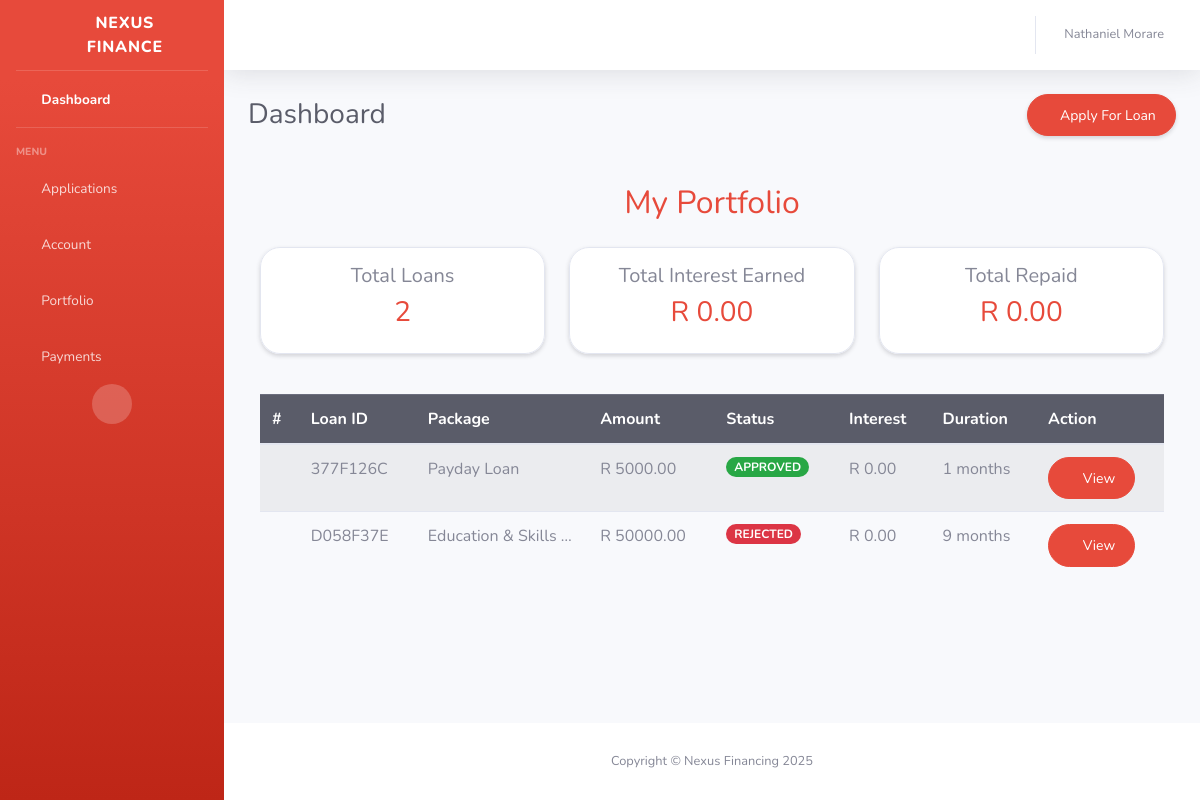
/my-portfolio/ (signed in), run on an earlier commit of the app's database.
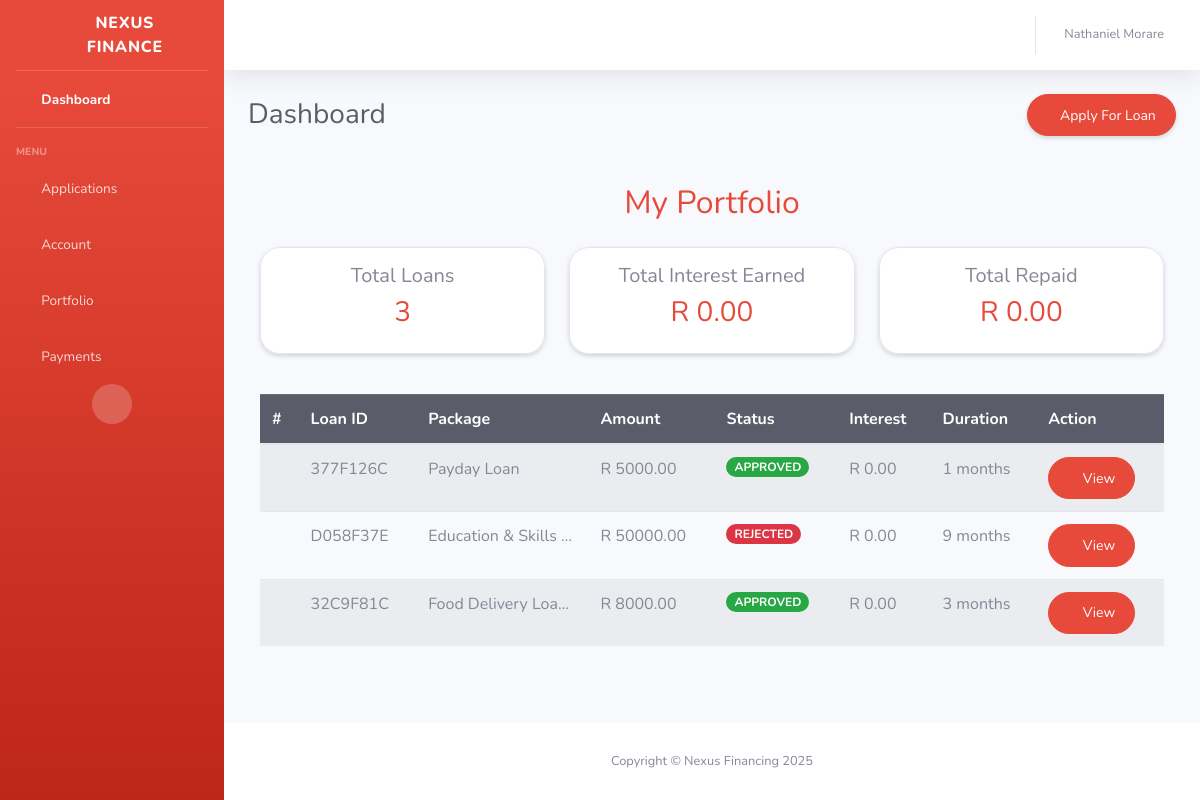
And on a later commit of the database.
### loans_project/models/loans.py (models this page shows, shortened)
class Loan(models.Model):
    id = models.UUIDField(primary_key=True, default=uuid.uuid4, editable=False)
    user = models.ForeignKey(User, on_delete=models.CASCADE, related_name="loans")
    loan_id = models.CharField(max_length=100, unique=True)  # external reference
    package = models.CharField(max_length=100)               # e.g. "Payday Loan"
    loan_term = models.CharField(max_length=50)              # short/mid/long term
    interest_rate = models.DecimalField(max_digits=5, decimal_places=2)  # %
    duration_months = models.IntegerField()                  # months
    amount = models.DecimalField(max_digits=12, decimal_places=2)
    reason = models.TextField(blank=True, null=True)
    applied_at = models.DateTimeField(auto_now_add=True)
    status = models.CharField(max_length=50, default="PENDING")
    first_name = models.CharField(max_length=150)
    last_name = models.CharField(max_length=150)
    citizen = models.BooleanField(default=True)
    id_number = models.CharField(max_length=20)
    email = models.EmailField()
    phone = models.CharField(max_length=20)
    address = models.TextField()
    postal_code = models.CharField(max_length=10)
    city = models.CharField(max_length=100)
    province = models.CharField(max_length=100)
    company = models.CharField(max_length=150, blank=True, null=True)
    position = models.CharField(max_length=150, blank=True, null=True)
    salary = models.DecimalField(max_digits=12, decimal_places=2, blank=True, null=True)
    id_document = models.FileField(upload_to="documents/id/")
    proof_of_income = models.FileField(upload_to="documents/income/")
    proof_of_residence = models.FileField(upload_to="documents/residence/")
    employment_doc = models.FileField(upload_to="documents/employment/")

### loans_project/views/client_views.py (the view)
# urls.py: path('my-portfolio/', portfolio, name='portfolio'),
@login_required(login_url='/login/')
def portfolio(request):
    loans = Loan.objects.filter(user=request.user)
    interests = Interest.objects.filter(user=request.user)
    repayments = Repayment.objects.filter(user=request.user)
    total_loans = Loan.objects.filter(user=request.user, status='APPROVED') \
                              .aggregate(total=Sum('amount'))['total'] or 0
    total_paid = Repayment.objects.filter(user=request.user, status='SUCCESS') \
                                  .aggregate(total=Sum('amount'))['total'] or 0
    total_owing = total_loans - total_paid
    interest_payable = Interest.objects.filter(user=request.user) \
                                       .aggregate(total=Sum('incurred_amount'))['total'] or 0
    context = {
        "user": request.user,
        "loans": loans,
        "interests": interests,
        "repayments": repayments,
        "total_loans": total_loans,
        "total_paid": total_paid,
        "total_owing": total_owing,
        "interest_to_pay": interest_payable
    }
    return render(request, "clients/portfolio.html", context)

### loans_project/templatetags/custom_filters.py (called while the page is built)
@register.filter
def filterattr(items, args):
    try:
        attr, value = args.split(',')
        return [item for item in items if str(getattr(item, attr, '')) == value]
    except Exception:
        return []

@register.filter
def sum(objects, attr_name):
    try:
        return sum(getattr(obj, attr_name, 0) for obj in objects)
    except Exception:
        return 0

### loans_project/templates/clients/portfolio.html (shortened to what the changed rows need)
{% load static %}
{% load custom_filters %}
<!DOCTYPE html>
<html lang="en">
<head>
    <link href="{% static 'vendor/fontawesome-free/css/all.min.css' %}" rel="stylesheet" type="text/css">
    <link href="{% static 'styles/dashboard.css' %}" rel="stylesheet">
    <link href="{% static 'styles/loan_form.css' %}" rel="stylesheet">
</head>
<body id="page-top">
    <div id="wrapper">
        <div id="content-wrapper" class="d-flex flex-column">
            <div id="content">
                <div class="container-fluid">
                    <div class="d-sm-flex align-items-center justify-content-between mb-4">
                        <h1 class="h3 mb-0 text-gray-800">Dashboard</h1>
                    </div>
                    <div class="row justify-content-center">
                    <div class="container my-4">
                        <h2 class="text-center mb-4 text-danger fw-bold">My Portfolio</h2>
                        <div class="row mb-4">
                            <div class="col-12 col-md-4 mb-3">
                                <div class="card shadow-sm p-3 text-center">
                                    <h5>Total Loans</h5>
                                    <h3 class="text-danger">{{ loans|length }}</h3>
                                </div>
                            </div>
                        </div>
                        <div class="table-responsive">
                            <table class="table table-striped table-hover align-middle">
                                <thead class="table-dark">
                                    <tr>
                                        <th>#</th>
                                        <th>Loan ID</th>
                                        <th>Package</th>
                                        <th>Amount</th>
                                        <th>Status</th>
                                        <th>Interest</th>
                                        <th>Duration</th>
                                        <th>Action</th>
                                    </tr>
                                </thead>
                            <tbody>
                                {% for loan in loans %}
                                <tr>
                                    <td>{{ loop.index }}</td>
                                    <td class="text-truncate" style="max-width:120px;">{{ loan.loan_id }}</td>
                                    <td class="text-truncate" style="max-width:150px;">{{ loan.package }}</td>
                                    <td>R {{ loan.amount|floatformat:2 }}</td>
                                    <td>
                                        <span class="badge rounded-pill d-inline-block text-truncate px-2 py-1"
                                            style="max-width:100px; text-align:center;
                                                    {% if loan.status == 'APPROVED' %} background-color:#28a745; color:white;
                                                    {% elif loan.status == 'REJECTED' %} background-color:#dc3545; color:white;
                                                    {% else %} background-color:#ffc107; color:#212529; {% endif %}">
                                            {{ loan.status }}
                                        </span>
                                    </td>
                                    <td>R {{ loan.interests|sum:"incurred_amount"|floatformat:2 }}</td>
                                    <td>{{ loan.duration_months }} months</td>
                                    <td>
                                        <button class="btn btn-sm btn-danger" data-bs-toggle="modal" data-bs-target="#loanModal{{ loan.id }}">
                                            <i class="fas fa-eye"></i> View
                                        </button>
                                    </td>
                                </tr>
                                {% endfor %}
                            </tbody>
                            </table>
                        </div>
                    </div>
                    </div>
                </div>
            </div>
        </div>
    </div>
</body>
</html>

What changed in the data, as far as the page shows it:
added Loan: loan_id "32C9F81C", package "Food Delivery Loa…", amount "8000.00", status "APPROVED", interests|sum "0.00", duration_months "3"
Also different on the page:
{{ loans|length }}: "2" → "3"
